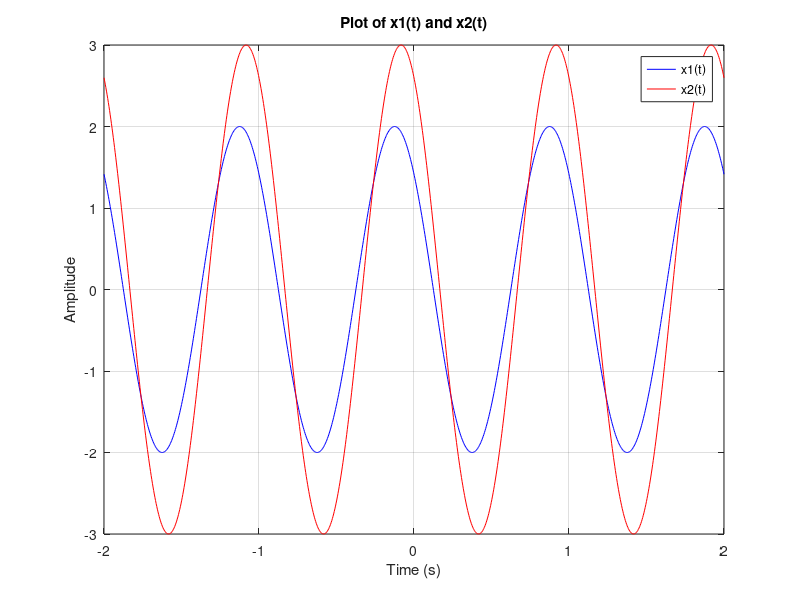
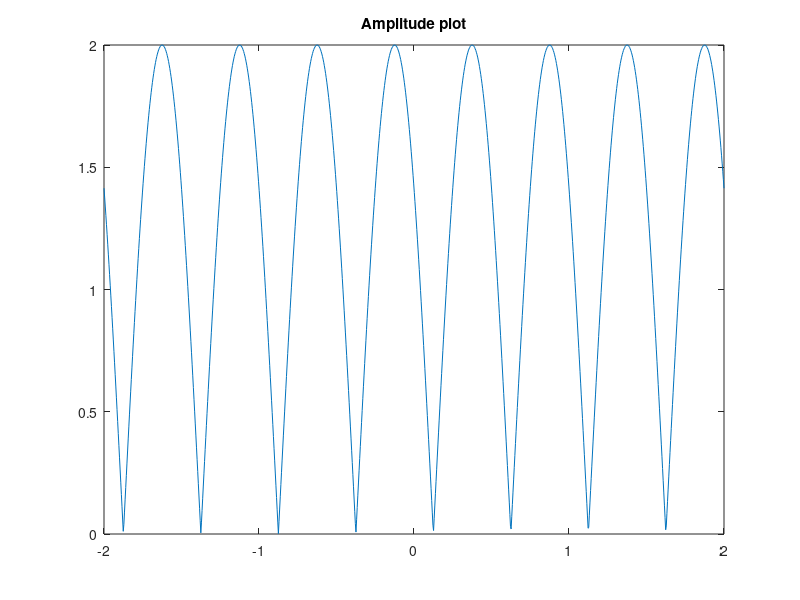
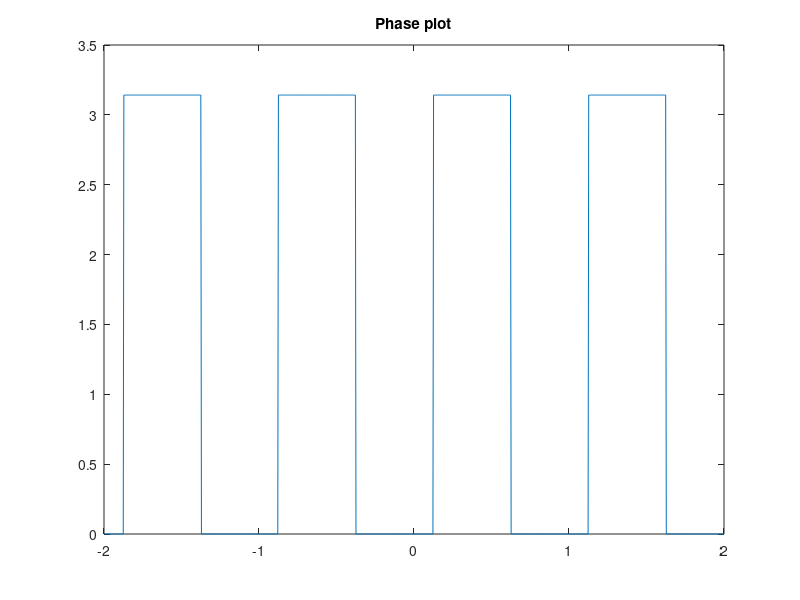

Reproduce these figures in MATLAB, in order.
% Constants
CDEF = 1; % Assume a value for CDEF
AB = 2; % Amplitude of x1
GH = 3; % Amplitude of x2
DG_deg = 45; % Phase of x1 in degrees
j2_deg = 30; % Phase of x2 in degrees

% Convert degrees to radians
DG_rad = deg2rad(DG_deg);
j2_rad = deg2rad(j2_deg);

% Time vector
t = linspace(-2, 2, 1000); % Adjust time range as needed

% Signal equations
x1 = AB * cos(2 * pi * CDEF * t + DG_rad);
x2 = GH * cos(2 * pi * CDEF * t + j2_rad);

% Plotting
plot(t, x1, 'b', t, x2, 'r');
xlabel('Time (s)');
ylabel('Amplitude');
title('Plot of x1(t) and x2(t)');
legend('x1(t)', 'x2(t)');
grid on;

figure, plot(t, abs(x1)), title('Amplitude plot')
figure, plot(t, angle(x1)), title('Phase plot')

% Phase verification
x1_phase_at_0_deg = rad2deg(DG_rad); % Phase of x1 at t = 0 in degrees
x2_phase_at_0_deg = j2_deg; % Phase of x2 at t = 0 in degrees

disp(['Phase of x1(t) at t = 0: ', num2str(x1_phase_at_0_deg), ' degrees']);
disp(['Phase of x2(t) at t = 0: ', num2str(x2_phase_at_0_deg), ' degrees']);

% Maximum amplitude verification
x1_max_amplitude = max(abs(x1)); % Maximum amplitude of x1
x2_max_amplitude = max(abs(x2)); % Maximum amplitude of x2

disp(['Maximum amplitude of x1(t): ', num2str(x1_max_amplitude)]);
disp(['Maximum amplitude of x2(t): ', num2str(x2_max_amplitude)]);

